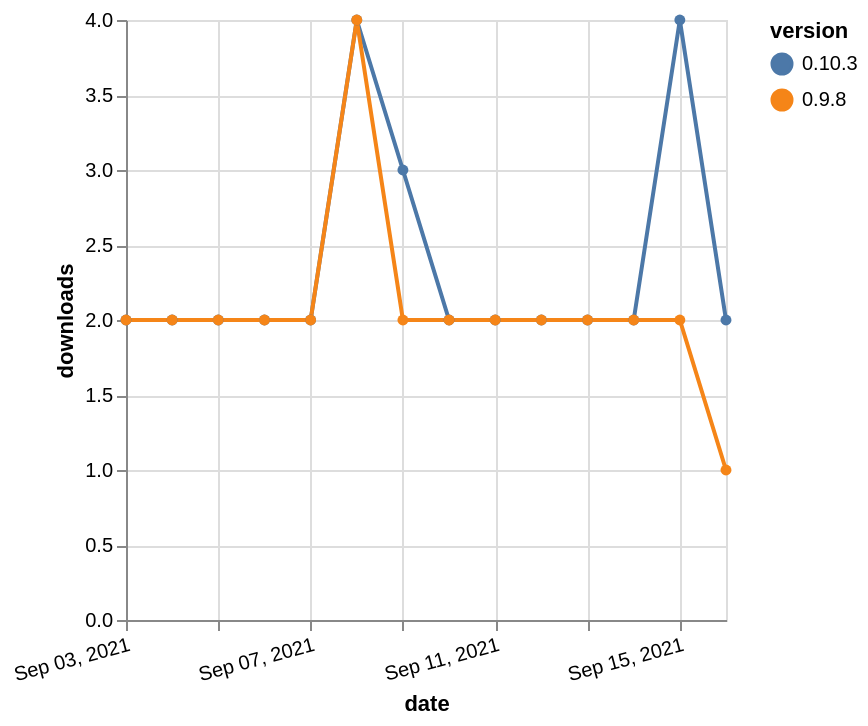

This figure's Vega-Lite source:
### Vega-Lite specification from a JSON file in a GitHub repository (floating-point values rounded to 4 significant figures)
{"$schema": "https://vega.github.io/schema/vega-lite/v5.json", "description": "A simple bar chart with embedded data.", "data": {"values": [{"date": "2021-09-03", "total": 2898, "delta": 2, "version": "0.10.3"}, {"date": "2021-09-04", "total": 2900, "delta": 2, "version": "0.10.3"}, {"date": "2021-09-05", "total": 2902, "delta": 2, "version": "0.10.3"}, {"date": "2021-09-06", "total": 2904, "delta": 2, "version": "0.10.3"}, {"date": "2021-09-07", "total": 2906, "delta": 2, "version": "0.10.3"}, {"date": "2021-09-08", "total": 2910, "delta": 4, "version": "0.10.3"}, {"date": "2021-09-09", "total": 2913, "delta": 3, "version": "0.10.3"}, {"date": "2021-09-10", "total": 2915, "delta": 2, "version": "0.10.3"}, {"date": "2021-09-11", "total": 2917, "delta": 2, "version": "0.10.3"}, {"date": "2021-09-12", "total": 2919, "delta": 2, "version": "0.10.3"}, {"date": "2021-09-13", "total": 2921, "delta": 2, "version": "0.10.3"}, {"date": "2021-09-14", "total": 2923, "delta": 2, "version": "0.10.3"}, {"date": "2021-09-15", "total": 2927, "delta": 4, "version": "0.10.3"}, {"date": "2021-09-16", "total": 2929, "delta": 2, "version": "0.10.3"}, {"date": "2021-09-03", "total": 3267, "delta": 2, "version": "0.9.8"}, {"date": "2021-09-04", "total": 3269, "delta": 2, "version": "0.9.8"}, {"date": "2021-09-05", "total": 3271, "delta": 2, "version": "0.9.8"}, {"date": "2021-09-06", "total": 3273, "delta": 2, "version": "0.9.8"}, {"date": "2021-09-07", "total": 3275, "delta": 2, "version": "0.9.8"}, {"date": "2021-09-08", "total": 3279, "delta": 4, "version": "0.9.8"}, {"date": "2021-09-09", "total": 3281, "delta": 2, "version": "0.9.8"}, {"date": "2021-09-10", "total": 3283, "delta": 2, "version": "0.9.8"}, {"date": "2021-09-11", "total": 3285, "delta": 2, "version": "0.9.8"}, {"date": "2021-09-12", "total": 3287, "delta": 2, "version": "0.9.8"}, {"date": "2021-09-13", "total": 3289, "delta": 2, "version": "0.9.8"}, {"date": "2021-09-14", "total": 3291, "delta": 2, "version": "0.9.8"}, {"date": "2021-09-15", "total": 3293, "delta": 2, "version": "0.9.8"}, {"date": "2021-09-16", "total": 3294, "delta": 1, "version": "0.9.8"}]}, "width": "container", "mark": {"type": "line", "point": {"filled": true}}, "encoding": {"x": {"field": "date", "type": "temporal", "timeUnit": "yearmonthdate", "title": "date", "axis": {"labelAngle": -15}}, "y": {"field": "delta", "type": "quantitative", "title": "downloads"}, "color": {"field": "version", "type": "nominal"}, "tooltip": {"field": "delta"}}}
